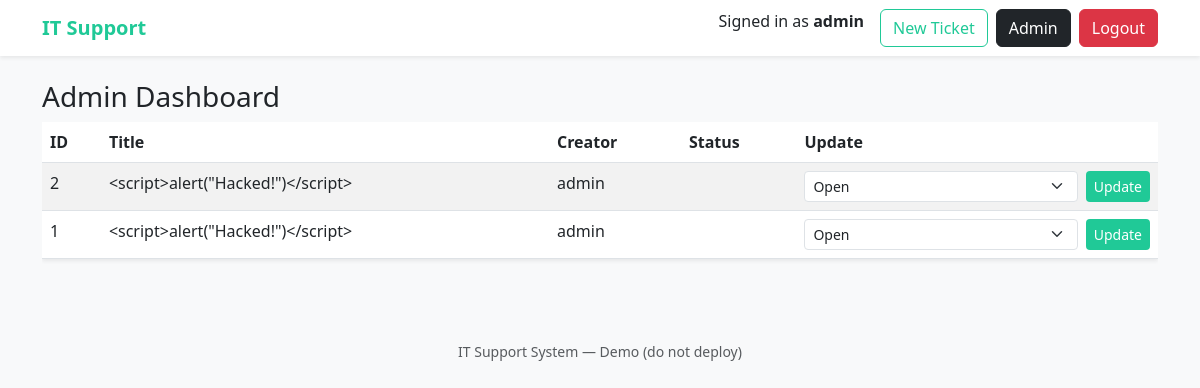
Page /admin_Dashboard (signed in) on the committed database.
### tables this page shows
CREATE TABLE tickets (
            id INTEGER PRIMARY KEY AUTOINCREMENT,
            title TEXT,
            description TEXT,
            creator TEXT
        );

### app.py (the view)
@app.route("/admin_Dashboard", methods=["GET", "POST"])
def admin_dashboard():
    if not session.get("is_admin"):
        return "Forbidden", 403
    db = get_db()
    tickets = db.execute("SELECT * FROM tickets ORDER BY id DESC").fetchall()
    if request.method == "POST":
        tid = request.form.get("ticket_id")
        status = request.form.get("status")
        db.execute(f"UPDATE tickets SET status = '{status}' WHERE id = {tid}")
        db.commit()
        return redirect("/admin_Dashboard")
    return render_template("admin_Dashboard.html", tickets=tickets)

### app.py (called while the page is built)
def get_db():
    if "db" not in g:
        g.db = sqlite3.connect(DB_PATH)
        g.db.row_factory = sqlite3.Row
    return g.db

### templates/admin_dashboard.html (shortened to what this page needs)
{% extends "base.html" %}
{% block content %}
<h3>Admin Dashboard</h3>
<div class="table-responsive">
  <table class="table table-striped shadow-sm">
    <thead>
      <tr>
        <th>ID</th>
        <th>Title</th>
        <th>Creator</th>
        <th>Status</th>
        <th>Update</th>
      </tr>
    </thead>
    <tbody>
      {% for t in tickets %}
      <tr>
        <td>{{ t['id'] }}</td>
        <td>{{ t['title'] }}</td>
        <td>{{ t['creator'] }}</td>
        <td>{{ t['status'] }}</td>
        <td>
          <form method="post" class="d-flex gap-2">
            <select name="status" class="form-select form-select-sm">
              <option {% if t['status']=='Open' %}selected{% endif %}>Open</option>
            </select>
            <button class="btn btn-sm btn-teal">Update</button>
          </form>
        </td>
      </tr>
      {% endfor %}
    </tbody>
  </table>
</div>
{% endblock %}

### static/css/style.css (style rules this page uses)
:root { --teal: #20c997; --teal-dark: #198f73; --teal-light: #e6fcf7; }
.btn-teal { background-color: var(--teal); color: #fff; border: none; }
body { background-color: #f8f9fa; }

### rows in the picture
tickets: id "2", title "<script>alert(\"Hacked!\")</script>", creator "admin"
tickets: id "1", title "<script>alert(\"Hacked!\")</script>", creator "admin"

### other values in the picture
{{ session['username'] }} "admin"
